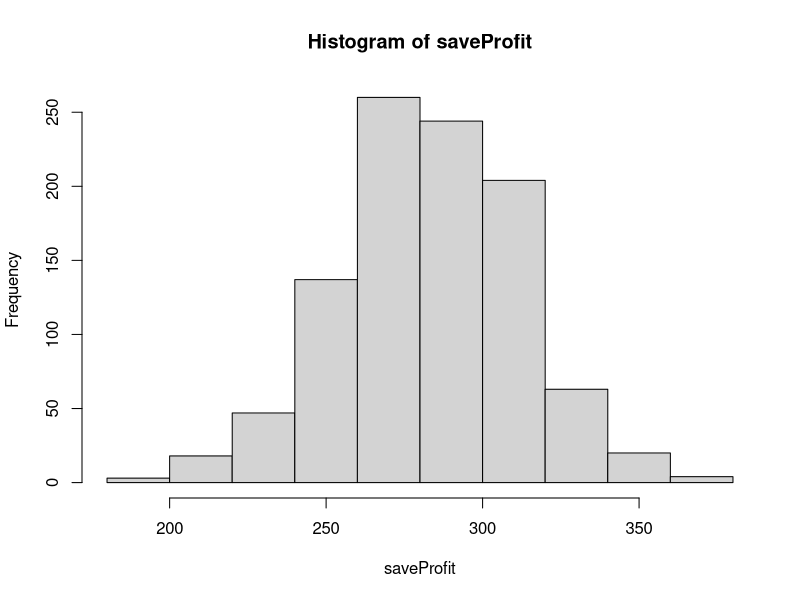
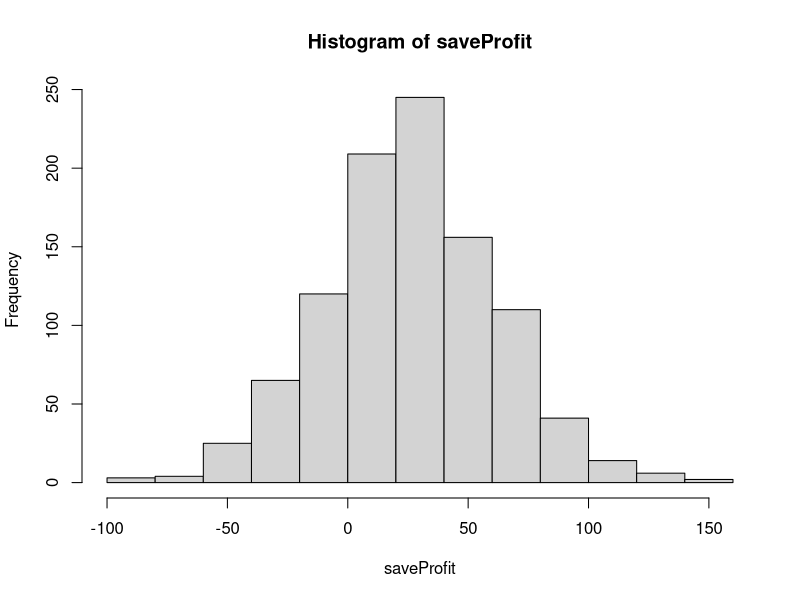
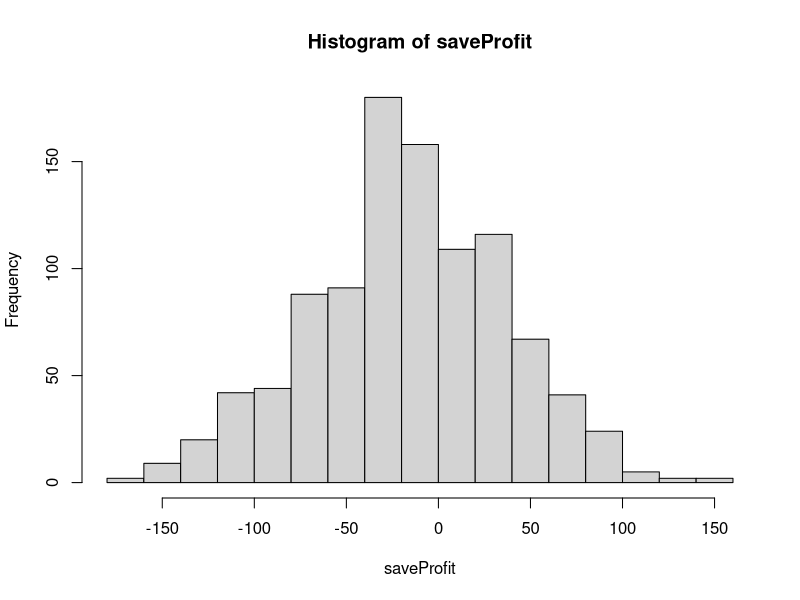

Write the R code that produced these figures, in order.
## ---- chunk 1
knitr::opts_chunk$set(echo = TRUE)
require(tidyverse)
require(tidyverse)
require(knitr)
## ---- chunk 2
days=1:365
saveProfit=vector("numeric")
for(run in 1:1000) {
  
profit=0
for(i in 1:637){
  bdays=sample(days,size=35,replace=TRUE)
  n=length(unique(bdays))
  if(n<35) {
    profit=profit+1
  } else{profit=profit-2}
}
saveProfit[run]=profit
}

## ---- chunk 3
hist(saveProfit)
## ---- chunk 4
sortProfit=sort(saveProfit)
print(sortProfit[25])
print(sortProfit[975])
## ---- chunk 5
days=1:365
saveProfit=vector("numeric")
for(run in 1:1000) {
  
profit=0
for(i in 1:637){
  bdays=sample(days,size=29,replace=TRUE)
  n=length(unique(bdays))
  if(n<29) {
    profit=profit+1
  } else{profit=profit-2}
}
saveProfit[run]=profit
}

## ---- chunk 6
hist(saveProfit)
## ---- chunk 7
days=1:365
saveProfit=vector("numeric")
for(run in 1:1000) {
  
profit=0
for(i in 1:637){
  bdays=sample(days,size=35,replace=TRUE)
  n=length(unique(bdays))
  if(n<35) {
    profit=profit+1
  } else{profit=profit-4.50}
}
saveProfit[run]=profit
}

## ---- chunk 8
hist(saveProfit)
